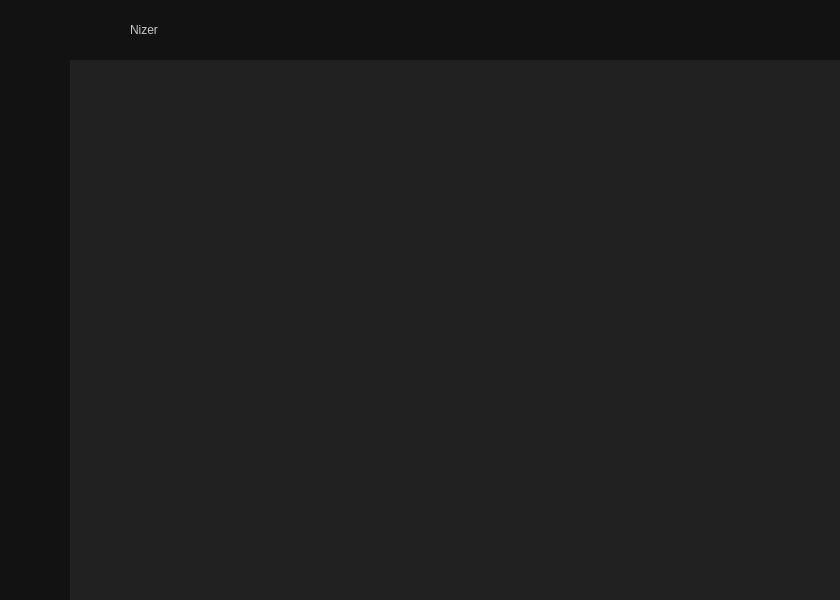
<?xml version="1.0" encoding="UTF-8"?>
<ui version="4.0">
 <class>HomepageView</class>
 <widget class="QWidget" name="HomepageView">
  <property name="geometry">
   <rect>
    <x>0</x>
    <y>0</y>
    <width>840</width>
    <height>600</height>
   </rect>
  </property>
  <property name="windowTitle">
   <string>MainWindow</string>
  </property>
  <property name="styleSheet">
   <string notr="true">background-color: rgb(33, 33, 33);</string>
  </property>
  <layout class="QVBoxLayout" name="verticalLayout_7">
   <property name="spacing">
    <number>0</number>
   </property>
   <property name="leftMargin">
    <number>0</number>
   </property>
   <property name="topMargin">
    <number>0</number>
   </property>
   <property name="rightMargin">
    <number>0</number>
   </property>
   <property name="bottomMargin">
    <number>0</number>
   </property>
   <item>
    <layout class="QVBoxLayout" name="verticalLayout">
     <property name="spacing">
      <number>0</number>
     </property>
     <property name="leftMargin">
      <number>0</number>
     </property>
     <property name="topMargin">
      <number>0</number>
     </property>
     <property name="rightMargin">
      <number>0</number>
     </property>
     <property name="bottomMargin">
      <number>0</number>
     </property>
     <item>
      <widget class="QFrame" name="Top_Bar">
       <property name="minimumSize">
        <size>
         <width>0</width>
         <height>60</height>
        </size>
       </property>
       <property name="maximumSize">
        <size>
         <width>16777215</width>
         <height>60</height>
        </size>
       </property>
       <property name="styleSheet">
        <string notr="true">background-color: rgb(18, 18, 18);</string>
       </property>
       <property name="frameShape">
        <enum>QFrame::NoFrame</enum>
       </property>
       <property name="frameShadow">
        <enum>QFrame::Raised</enum>
       </property>
       <layout class="QHBoxLayout" name="horizontalLayout">
        <property name="spacing">
         <number>0</number>
        </property>
        <property name="leftMargin">
         <number>0</number>
        </property>
        <property name="topMargin">
         <number>0</number>
        </property>
        <property name="rightMargin">
         <number>0</number>
        </property>
        <property name="bottomMargin">
         <number>0</number>
        </property>
        <item>
         <widget class="QFrame" name="toggleFrame">
          <property name="maximumSize">
           <size>
            <width>70</width>
            <height>40</height>
           </size>
          </property>
          <property name="frameShadow">
           <enum>QFrame::Raised</enum>
          </property>
          <layout class="QVBoxLayout" name="verticalLayout_2">
           <property name="spacing">
            <number>0</number>
           </property>
           <property name="leftMargin">
            <number>0</number>
           </property>
           <property name="topMargin">
            <number>0</number>
           </property>
           <property name="rightMargin">
            <number>0</number>
           </property>
           <property name="bottomMargin">
            <number>0</number>
           </property>
           <item>
            <widget class="QPushButton" name="Btn_toggle">
             <property name="sizePolicy">
              <sizepolicy hsizetype="Expanding" vsizetype="Expanding">
               <horstretch>0</horstretch>
               <verstretch>0</verstretch>
              </sizepolicy>
             </property>
             <property name="cursor">
              <cursorShape>PointingHandCursor</cursorShape>
             </property>
             <property name="styleSheet">
              <string notr="true">color: rgb(255, 255, 255);
border: 0px solid;</string>
             </property>
             <property name="text">
              <string/>
             </property>
             <property name="icon">
              <iconset resource="../resources/resources.qrc">
               <normaloff>:/icons/icons/tab-icon.png</normaloff>:/icons/icons/tab-icon.png</iconset>
             </property>
             <property name="iconSize">
              <size>
               <width>35</width>
               <height>35</height>
              </size>
             </property>
            </widget>
           </item>
          </layout>
         </widget>
        </item>
        <item>
         <widget class="QFrame" name="frame_top">
          <property name="frameShadow">
           <enum>QFrame::Raised</enum>
          </property>
          <layout class="QHBoxLayout" name="horizontalLayout_3">
           <property name="spacing">
            <number>0</number>
           </property>
           <property name="leftMargin">
            <number>0</number>
           </property>
           <property name="topMargin">
            <number>0</number>
           </property>
           <property name="rightMargin">
            <number>0</number>
           </property>
           <property name="bottomMargin">
            <number>0</number>
           </property>
           <item>
            <widget class="QFrame" name="frame_top_left">
             <property name="maximumSize">
              <size>
               <width>200</width>
               <height>16777215</height>
              </size>
             </property>
             <property name="frameShadow">
              <enum>QFrame::Raised</enum>
             </property>
             <layout class="QHBoxLayout" name="horizontalLayout_4">
              <item>
               <widget class="QLabel" name="NizerImage">
                <property name="maximumSize">
                 <size>
                  <width>45</width>
                  <height>16777215</height>
                 </size>
                </property>
                <property name="text">
                 <string/>
                </property>
                <property name="textFormat">
                 <enum>Qt::PlainText</enum>
                </property>
                <property name="pixmap">
                 <pixmap resource="../resources/resources.qrc">:/icons/icons/bacon-icon.png</pixmap>
                </property>
               </widget>
              </item>
              <item>
               <widget class="QLabel" name="NizerLabel">
                <property name="styleSheet">
                 <string notr="true">font: 16pt &quot;MS Shell Dlg 2&quot;;
color: rgb(200, 200, 200);</string>
                </property>
                <property name="text">
                 <string>Nizer</string>
                </property>
                <property name="textFormat">
                 <enum>Qt::AutoText</enum>
                </property>
               </widget>
              </item>
             </layout>
            </widget>
           </item>
           <item>
            <widget class="QFrame" name="frame_top_right">
             <property name="frameShadow">
              <enum>QFrame::Raised</enum>
             </property>
            </widget>
           </item>
          </layout>
         </widget>
        </item>
       </layout>
      </widget>
     </item>
     <item>
      <widget class="QFrame" name="Content">
       <property name="autoFillBackground">
        <bool>false</bool>
       </property>
       <property name="frameShape">
        <enum>QFrame::NoFrame</enum>
       </property>
       <property name="frameShadow">
        <enum>QFrame::Raised</enum>
       </property>
       <layout class="QHBoxLayout" name="horizontalLayout_2">
        <property name="spacing">
         <number>0</number>
        </property>
        <property name="leftMargin">
         <number>0</number>
        </property>
        <property name="topMargin">
         <number>0</number>
        </property>
        <property name="rightMargin">
         <number>0</number>
        </property>
        <property name="bottomMargin">
         <number>0</number>
        </property>
        <item>
         <widget class="QFrame" name="frame_left_menu">
          <property name="sizePolicy">
           <sizepolicy hsizetype="Preferred" vsizetype="Preferred">
            <horstretch>0</horstretch>
            <verstretch>0</verstretch>
           </sizepolicy>
          </property>
          <property name="minimumSize">
           <size>
            <width>70</width>
            <height>0</height>
           </size>
          </property>
          <property name="maximumSize">
           <size>
            <width>200</width>
            <height>16777215</height>
           </size>
          </property>
          <property name="styleSheet">
           <string notr="true">background-color: rgb(18, 18, 18);</string>
          </property>
          <property name="frameShadow">
           <enum>QFrame::Raised</enum>
          </property>
          <layout class="QVBoxLayout" name="verticalLayout_3">
           <property name="spacing">
            <number>0</number>
           </property>
           <property name="leftMargin">
            <number>0</number>
           </property>
           <property name="topMargin">
            <number>0</number>
           </property>
           <property name="rightMargin">
            <number>0</number>
           </property>
           <property name="bottomMargin">
            <number>0</number>
           </property>
           <item alignment="Qt::AlignBottom">
            <widget class="QFrame" name="frame_top_menus">
             <property name="frameShadow">
              <enum>QFrame::Raised</enum>
             </property>
             <layout class="QVBoxLayout" name="verticalLayout_4">
              <property name="spacing">
               <number>0</number>
              </property>
              <property name="leftMargin">
               <number>0</number>
              </property>
              <property name="topMargin">
               <number>0</number>
              </property>
              <property name="rightMargin">
               <number>0</number>
              </property>
              <property name="bottomMargin">
               <number>0</number>
              </property>
              <item>
               <widget class="QPushButton" name="New_Session_Button">
                <property name="minimumSize">
                 <size>
                  <width>0</width>
                  <height>60</height>
                 </size>
                </property>
                <property name="cursor">
                 <cursorShape>PointingHandCursor</cursorShape>
                </property>
                <property name="styleSheet">
                 <string notr="true">QPushButton {
color: rgb(255, 255, 255);
border: 0px solid;
}

QPushButton:hover
{
	
	background-color: rgb(28, 28, 28);
}
</string>
                </property>
                <property name="text">
                 <string/>
                </property>
                <property name="icon">
                 <iconset resource="../resources/resources.qrc">
                  <normaloff>:/icons/icons/new-session-icon.png</normaloff>:/icons/icons/new-session-icon.png</iconset>
                </property>
                <property name="iconSize">
                 <size>
                  <width>35</width>
                  <height>35</height>
                 </size>
                </property>
               </widget>
              </item>
              <item>
               <widget class="QPushButton" name="Save_Button">
                <property name="minimumSize">
                 <size>
                  <width>0</width>
                  <height>60</height>
                 </size>
                </property>
                <property name="cursor">
                 <cursorShape>PointingHandCursor</cursorShape>
                </property>
                <property name="styleSheet">
                 <string notr="true">QPushButton {
color: rgb(255, 255, 255);
border: 0px solid;
}

QPushButton:hover
{
	
	background-color: rgb(28, 28, 28);
}
</string>
                </property>
                <property name="text">
                 <string/>
                </property>
                <property name="icon">
                 <iconset resource="../resources/resources.qrc">
                  <normaloff>:/icons/icons/save-icon.png</normaloff>:/icons/icons/save-icon.png</iconset>
                </property>
                <property name="iconSize">
                 <size>
                  <width>35</width>
                  <height>35</height>
                 </size>
                </property>
               </widget>
              </item>
              <item>
               <widget class="QPushButton" name="About_Us_Button">
                <property name="minimumSize">
                 <size>
                  <width>0</width>
                  <height>60</height>
                 </size>
                </property>
                <property name="cursor">
                 <cursorShape>PointingHandCursor</cursorShape>
                </property>
                <property name="styleSheet">
                 <string notr="true">QPushButton {
color: rgb(255, 255, 255);
border: 0px solid;
}

QPushButton:hover
{
	
	background-color: rgb(28, 28, 28);
}
</string>
                </property>
                <property name="text">
                 <string/>
                </property>
                <property name="icon">
                 <iconset resource="../resources/resources.qrc">
                  <normaloff>:/icons/icons/info-icon.png</normaloff>:/icons/icons/info-icon.png</iconset>
                </property>
                <property name="iconSize">
                 <size>
                  <width>35</width>
                  <height>35</height>
                 </size>
                </property>
                <property name="checkable">
                 <bool>false</bool>
                </property>
               </widget>
              </item>
              <item>
               <widget class="QPushButton" name="Exit_Button">
                <property name="minimumSize">
                 <size>
                  <width>0</width>
                  <height>60</height>
                 </size>
                </property>
                <property name="cursor">
                 <cursorShape>PointingHandCursor</cursorShape>
                </property>
                <property name="styleSheet">
                 <string notr="true">QPushButton {
color: rgb(255, 255, 255);
border: 0px solid;
}

QPushButton:hover
{
	
	background-color: rgb(28, 28, 28);
}
</string>
                </property>
                <property name="text">
                 <string/>
                </property>
                <property name="icon">
                 <iconset resource="../resources/resources.qrc">
                  <normaloff>:/icons/icons/X-icon.png</normaloff>:/icons/icons/X-icon.png</iconset>
                </property>
                <property name="iconSize">
                 <size>
                  <width>35</width>
                  <height>35</height>
                 </size>
                </property>
               </widget>
              </item>
             </layout>
            </widget>
           </item>
          </layout>
         </widget>
        </item>
        <item alignment="Qt::AlignTop">
         <widget class="QFrame" name="goBackFrame">
          <property name="enabled">
           <bool>true</bool>
          </property>
          <property name="frameShape">
           <enum>QFrame::NoFrame</enum>
          </property>
          <property name="frameShadow">
           <enum>QFrame::Raised</enum>
          </property>
          <layout class="QVBoxLayout" name="verticalLayout_8">
           <property name="spacing">
            <number>9</number>
           </property>
           <property name="leftMargin">
            <number>9</number>
           </property>
           <property name="topMargin">
            <number>9</number>
           </property>
           <property name="rightMargin">
            <number>9</number>
           </property>
           <property name="bottomMargin">
            <number>9</number>
           </property>
           <item alignment="Qt::AlignTop">
            <widget class="QPushButton" name="goBackButton">
             <property name="cursor">
              <cursorShape>PointingHandCursor</cursorShape>
             </property>
             <property name="text">
              <string/>
             </property>
             <property name="icon">
              <iconset resource="../resources/resources.qrc">
               <normaloff>:/icons/icons/go-back-icon.png</normaloff>:/icons/icons/go-back-icon.png</iconset>
             </property>
             <property name="iconSize">
              <size>
               <width>64</width>
               <height>64</height>
              </size>
             </property>
             <property name="flat">
              <bool>true</bool>
             </property>
            </widget>
           </item>
          </layout>
         </widget>
        </item>
        <item>
         <widget class="QFrame" name="frame_pages">
          <property name="frameShadow">
           <enum>QFrame::Raised</enum>
          </property>
          <layout class="QVBoxLayout" name="verticalLayout_5">
           <property name="spacing">
            <number>0</number>
           </property>
           <property name="leftMargin">
            <number>0</number>
           </property>
           <property name="topMargin">
            <number>0</number>
           </property>
           <property name="rightMargin">
            <number>0</number>
           </property>
           <property name="bottomMargin">
            <number>0</number>
           </property>
           <item>
            <widget class="QScrollArea" name="scrollArea">
             <property name="frameShape">
              <enum>QFrame::NoFrame</enum>
             </property>
             <property name="widgetResizable">
              <bool>true</bool>
             </property>
             <widget class="QWidget" name="scrollableClusters">
              <property name="geometry">
               <rect>
                <x>0</x>
                <y>0</y>
                <width>674</width>
                <height>538</height>
               </rect>
              </property>
              <layout class="QVBoxLayout" name="verticalLayout_6">
               <item>
                <widget class="FlowWidget" name="flowWidget" native="true"/>
               </item>
              </layout>
             </widget>
            </widget>
           </item>
          </layout>
         </widget>
        </item>
       </layout>
      </widget>
     </item>
    </layout>
   </item>
  </layout>
 </widget>
 <customwidgets>
  <customwidget>
   <class>FlowWidget</class>
   <extends>QWidget</extends>
   <header>View/Misc/FlowWidget.h</header>
   <container>1</container>
  </customwidget>
 </customwidgets>
 <resources>
  <include location="../resources/resources.qrc"/>
 </resources>
 <connections/>
</ui>
